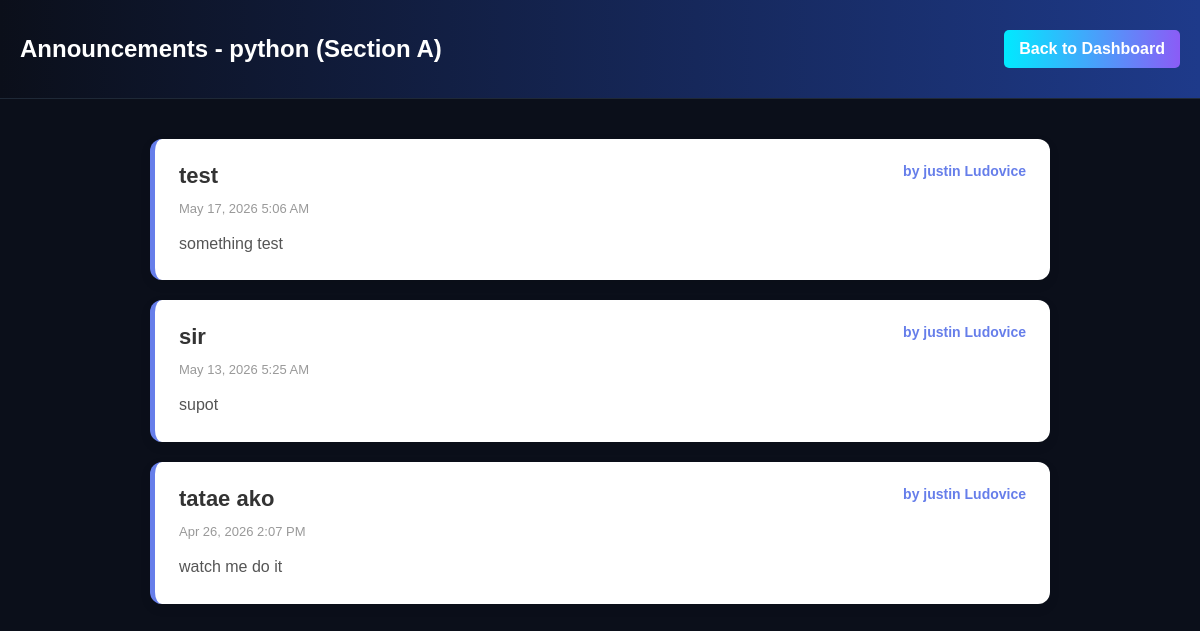
/public/pages/view_announcements.php?class_id=8 (signed in), run on the app's committed database.
### tables this page shows
CREATE TABLE `classes` (
  `classes_id` int(11) NOT NULL,
  `subject` varchar(100) NOT NULL,
  `section` varchar(50) NOT NULL,
  `code` varchar(50) NOT NULL,
  `user_id` int(11) DEFAULT NULL,
  `class_code` varchar(10) NOT NULL,
  `is_archived` tinyint(1) DEFAULT 0
);

CREATE TABLE `announcements` (
  `id` int(11) NOT NULL,
  `class_id` int(11) NOT NULL,
  `faculty_id` int(11) NOT NULL,
  `title` varchar(255) NOT NULL,
  `content` longtext NOT NULL,
  `created_at` timestamp NOT NULL DEFAULT current_timestamp()
);

CREATE TABLE `users` (
  `id` int(11) NOT NULL,
  `firstname` varchar(100) DEFAULT NULL,
  `lastname` varchar(100) DEFAULT NULL,
  `email` varchar(100) DEFAULT NULL,
  `password` varchar(255) DEFAULT NULL,
  `role` enum('student','faculty') NOT NULL
);

### public/pages/view_announcements.php (the view, shortened to what this page needs)
<?php
require_once __DIR__ . '/../../src/Helpers/_init.php';
$class_id = $_GET['class_id'] ?? '';
$stmt = $conn->prepare('SELECT subject, section, user_id FROM classes WHERE classes_id = ?');
$stmt->bind_param('i', $class_id);
$stmt->execute();
$result = $stmt->get_result();
$class = $result->fetch_assoc();
$stmt = $conn->prepare(
    'SELECT a.id, a.title, a.content, a.created_at, u.firstname, u.lastname
     FROM announcements a
     JOIN users u ON a.faculty_id = u.id
     WHERE a.class_id = ?
     ORDER BY a.created_at DESC'
);
$stmt->bind_param('i', $class_id);
$stmt->execute();
$result = $stmt->get_result();
$announcements = $result ? $result->fetch_all(MYSQLI_ASSOC) : [];
?>
<!DOCTYPE html>
<html>
<head>
    <link rel="stylesheet" href="../assets/CSS/dashboard.css">
    <link rel="stylesheet" href="../assets/CSS/announcement.css">
</head>
<body>
    <div class="header">
        <h2>Announcements - <?php echo htmlspecialchars($class['subject']) . ' (Section ' . htmlspecialchars($class['section']) . ')'; ?></h2>
        <a href="dashboard.php?class_id=<?php echo $class_id; ?>" class="logout">Back to Dashboard</a>
    </div>
    <div class="announcements-container">
        <div class="announcements-list">
            <?php if (count($announcements) > 0): ?>
                <?php foreach ($announcements as $announcement): ?>
                    <div class="announcement-card">
                        <div class="announcement-header">
                            <h3><?php echo htmlspecialchars($announcement['title']); ?></h3>
                            <span class="announcement-author">
                                by <?php echo htmlspecialchars($announcement['firstname'] . ' ' . $announcement['lastname']); ?>
                            </span>
                        </div>
                        <div class="announcement-date">
                            <?php echo date('M d, Y g:i A', strtotime($announcement['created_at'])); ?>
                        </div>
                        <div class="announcement-content">
                            <?php echo nl2br(htmlspecialchars($announcement['content'])); ?>
                        </div>
                    </div>
                <?php endforeach; ?>
            <?php else: ?>
                <div class="no-announcements">
                    <p>No announcements yet.</p>
                </div>
            <?php endif; ?>
        </div>
    </div>
</body>
</html>

### public/assets/CSS/dashboard.css (style rules this page uses)
body { margin: 0; font-family: Arial, sans-serif; background: #0b0f1a; color: white; }
a { color: #00eaff; text-decoration: none; }
.header { display: flex; justify-content: space-between; align-items: center; padding: 15px 20px; background: linear-gradient(90deg, #0b0f1a, #1e3a8a); border-bottom: 1px solid #1f2937; }
button, .btn, .submit-btn, .logout, .delete-class-btn, .trash-btn, .leave-btn, .start-btn { display: inline-block; padding: 10px 15px; border: none; border-radius: 6px; cursor: pointer; font-weight: bold; transition: all 0.3s ease; text-decoration: none; text-align: center; box-sizing: border-box; display: inline-block; padding: 10px 15px; background: linear-gradient(90deg, #00eaff, #8b5cf6); color: white; text-decoration: none; border-radius: 5px; font-weight: bold; }
.logout { display: inline-block; padding: 10px 15px; background: linear-gradient(90deg, #00eaff, #8b5cf6); color: white; text-decoration: none; border-radius: 5px; font-weight: bold; }

### public/assets/CSS/announcement.css (style rules this page uses)
.announcements-container { max-width: 900px; margin: 40px auto; padding: 0 20px; }
.announcements-list { display: flex; flex-direction: column; gap: 20px; }
.announcement-card { background: white; border-radius: 12px; padding: 24px; box-shadow: 0 4px 12px rgba(0, 0, 0, 0.08); transition: all 0.3s ease; border-left: 5px solid #667eea; }
.announcement-header { display: flex; justify-content: space-between; align-items: flex-start; margin-bottom: 12px; gap: 15px; }
.announcement-header h3 { margin: 0; color: #333; font-size: 22px; flex: 1; }
.announcement-author { color: #667eea; font-size: 14px; font-weight: 600; white-space: nowrap; }
.announcement-date { font-size: 13px; color: #999; margin-bottom: 15px; }
.announcement-content { color: #555; line-height: 1.6; font-size: 16px; word-wrap: break-word; }

### data on the page
classes: subject "python", section "A"
announcements: title "test", faculty.lastname "justin Ludovice", created_at "May 17, 2026 5:06 AM", content "something test"
announcements: title "sir", faculty.lastname "justin Ludovice", created_at "May 13, 2026 5:25 AM", content "supot"
announcements: title "tatae ako", faculty.lastname "justin Ludovice", created_at "Apr 26, 2026 2:07 PM", content "watch me do it"
